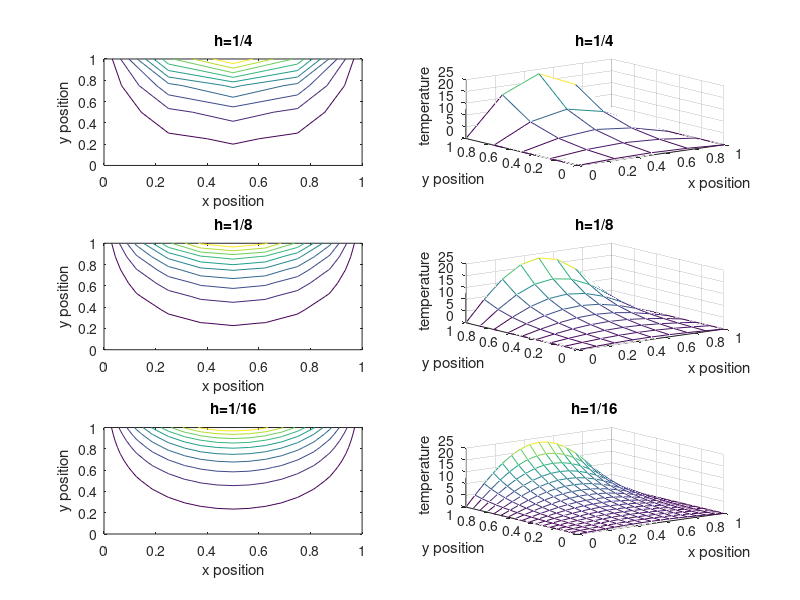

Write the MATLAB code that produced this figure. (Note: this script raises an error after producing the figure.)

%KANE NORMAN

%PDE'S AND FINITE DIFFERENCE METHODS
%PLEASE READ WRITE UP!


  

%#######PART 1 JACOBI ITERARTION#########

 p=1;%INDEX FOR SUBPLOT GRAPHS
 err=zeros(1,3); %STORES ERRORS FOR OUR 3 ITERATIVE METHODS
 entry=1;%COUNTER USED TO INDEX TABLE 2 AND ERROR
 Table1=zeros(3,4);%PREALLOCATE TABLE FOR PART 1
 Table2=zeros(3,4);%PREALLOCATE TABLE FOR PART 2

 
for h=[1/4,1/8,1/16]
 
    n=(1/h)-1; %SET SIZE N
    tol=10^(-8);%STOPPING CRITERIA
    ratio=1;%INSTANTIATE RATIO
    k=0;%COUNTER FOR NUM ITERATIONS
    
   
    
    w_true=zeros(n+2,n+2); 
%CONSTRUCT A MATRIX OF OUR TRUE SOLUTION
    for i=1:n+2
        for j=1:n+2
            w_true(i,j)=sin(pi*(j-1)*h)*exp(pi*(i-1)*h); 
        end
    end

    
  %CONSTRUCT A MATRIX FOR OUR INITAL GUESS W 
  w_old=zeros(n+2,n+2); %ASSIGN THE INTERIOR VALUES THE VALUE ZERO
    for i=1:n+2 %ASSIGN THE BOUNDARY CONDITIONS
        for j=1:n+2
    w_old(end,j)=exp(pi)*sin(pi*(j-1)*h);
    w_old(1,j)=sin(pi*(j-1)*h);
    
    w_old(i,end)=0;
    w_old(i,1)=0;
   
        end
    end
    

    w=zeros(size(w_old));
    for i=1:n+2  %ASSIGN THE BOUNDARY CONDITIONS TO W
        for j=1:n+2
            w(end,j)=exp(pi)*sin(pi*(j-1)*h);
            w(1,j)=sin(pi*(j-1)*h);
            w(i,end)=0;
            w(i,1)=0;
        end
    end
    
       
    %INITIALIZE f AND residual
    f=zeros(size(w));
    res=zeros(size(f));


 while ratio>tol
   k=k+1; %UPDATE COUNTER/ITERATION NUMBER
   
    %CALCULATE AN APPROXIMATION FOR f
    for i=2:n+1
        for j=2:n+1
           res(i,j)=(4*w_old(i,j)-w_old(i+1,j)-w_old(i-1,j)-w_old(i,j+1)-w_old(i,j-1))/(h^2);
        end
    end
    
    %COMPUTE RESIDUAL
    r(k)=max(max(abs(f-res)));
    %COMPUTE RATIO
    ratio=r(k)/r(1);
  
    %USE JACOBIS METHOD TO UPDATE OUR INITIAL GUESS
    for i=2:n+1
        for j=2:n+1
            w(i,j)=((w_old(i+1,j)+w_old(i-1,j)+w_old(i,j-1)+w_old(i,j+1))+f(i,j)*h^2)/4; 
        end
    end
    
   %UPDATE Wk to Wk+1 
   w_old=w;
   
 end
 
%PLOT CONTOUR MAP AND MESH GRID
 x=0:h:1;
 y=0:h:1;
 [x,y]=meshgrid(x,y);
  %CONTOUR PLOT
 subplot(3,2,p);
 axis square
 contour(x,y,w)
 xlabel("x position")
 ylabel("y position")
 str=sprintf('h=%s',strtrim(rats(h)));
 title(str);
 %MESH PLOT
 subplot(3,2,p+1)
 mesh(x,y,w)
 xlabel("x position")
 ylabel("y position")
 zlabel("temperature")
 str=sprintf('h=%s',strtrim(rats(h)));
 title(str);
 %UPDATE P BY TWO SO ALL 6 FIGURES FIT IN THE SUBPLOT
 p=p+2;
 
 err(entry)=max(max(abs(w-w_true)));
 
 
 %CREATING TABLE FOR ANALYSIS OF JACOBI'S METHOD
 Table1(entry,1)=h;
 Table1(entry,2)=err(entry);
 
 if entry>1
 Table1(entry,3)=err(entry-1)/err(entry);
 Table1(entry,4)=log2(err(entry-1)/err(entry));
 end
 
 
Table2(entry,2)=k;
entry=entry+1;
end
 Table1=array2table(Table1,'VariableNames',{'h','error','ratio','order'}) %DISPLAY RESULTS FROM PART 1 IN A TABLE

 

%******PART 2 GS ITERATION*******

    %%WE WILL USE THE SAME METHODS AS IN PART 1. EXCEPT WE WILL USE THE G-S ITERATIVE METHOD

entry=1;
for h=[1/4,1/8,1/16]
 
    n=(1/h)-1; %SET n
    tol=10^(-8);%STOPPING CRITERIA 
    ratio=1;%INITALIZE RATIO
    k=0;%INITALIZE COUNTING VARIABLE 
    
   
    
    w_true=zeros(n+2,n+2); 
%CONSTRUCT A MATRIX OF OUR TRUE SOLUTION
    for i=1:n+2
        for j=1:n+2
            w_true(i,j)=sin(pi*(j-1)*h)*exp(pi*(i-1)*h); 
        end
    end

    
 
    w=zeros(size(n+2,n+2));
    for i=1:n+2  %ASSIGN THE BOUNDARY CONDITIONS TO W
        for j=1:n+2
            w(end,j)=exp(pi)*sin(pi*(j-1)*h);
            w(1,j)=sin(pi*(j-1)*h);
            w(i,end)=0;
            w(i,1)=0;
        end
    end
    
       
    f=zeros(size(w));
    res=zeros(size(f));


 while ratio>tol
   k=k+1; %UPDATE COUNTER/NUM ITERATIONS
   
    %APPROXIMATE F TO CALCULATE RESIDUAL
    for i=2:n+1
        for j=2:n+1
           res(i,j)=(4*w(i,j)-w(i+1,j)-w(i-1,j)-w(i,j+1)-w(i,j-1))/(h^2);
        end
    end
    
    %COMPUTING RATIO
    r(k)=max(max(abs(f-res)));
    ratio=r(k)/r(1);
  
    %USE GS METHOD TO UPDATE OUR INITAL GUESS
    for i=2:n+1
        for j=2:n+1
            w(i,j)=((w(i+1,j)+w(i-1,j)+w(i,j-1)+w(i,j+1))+f(i,j)*h^2)/4; 
        end
    end
    
 
 end
 Table2(entry,3)=k;
 entry=entry+1;
end



% %**********PART 3 SOR*********************
entry=1;

for h=[1/4,1/8,1/16]
 
    n=(1/h)-1; %SET SIZE OF N
    tol=10^(-8);%STOPPING CRITERIA
    ratio=1;%INITIALIZE RATIO
    k=0;%COUNTER VARIABLE
    
    omega=(2)/(1+sqrt(1-(cos(pi*h))^2));
   
    
    w_true=zeros(n+2,n+2); 
%CONSTRUCT THE MATRIX OF OUR TRUE SOLUTION phi(x,y)=sin(pi*x)*exp(pi*y)
    for i=1:n+2
        for j=1:n+2
            w_true(i,j)=sin(pi*(j-1)*h)*exp(pi*(i-1)*h); 
        end
    end

    
 
    w=zeros(size(n+2,n+2));
    for i=1:n+2  %ASSIGN THE BOUNDARY CONDITIONS TO W
        for j=1:n+2
            w(end,j)=exp(pi)*sin(pi*(j-1)*h);
            w(1,j)=sin(pi*(j-1)*h);
            w(i,end)=0;
            w(i,1)=0;
        end
    end
    
    
    f=zeros(size(w));
    res=zeros(size(f));


 while ratio>tol
   k=k+1; %COUNTER FOR NUMBER OF ITERATIONS
   
    %CALCULATE AN APPROXIMATION TO F
    for i=2:n+1
        for j=2:n+1
           res(i,j)=(4*w(i,j)-w(i+1,j)-w(i-1,j)-w(i,j+1)-w(i,j-1))/(h^2);
        end
    end
    
    %COMPUTE RESIDUAL
    r(k)=max(max(abs(f-res)));
    %COMPUTE RATIO
    ratio=r(k)/r(1);
  
    %USE SOR TO UPDATE OUR INITIAL GUESS
    for i=2:n+1
        for j=2:n+1
            w(i,j)=w(i,j)+(omega/4)*(f(i,j)*h^2 +w(i+1,j)+w(i-1,j)+w(i,j+1)+w(i,j-1)-4*w(i,j));
        end
    end
    

 end
 
 Table2(entry,4)=k;
 entry=entry+1;

end

%TABLE FOR COMPARING THE 3 ITERATIVE METHODS
Table2(1,1)=1/4;
Table2(2,1)=1/8;
Table2(3,1)=1/64;
Table2 = array2table(Table2,'VariableNames',{'h','Jacobi','GS','SOR'}) 